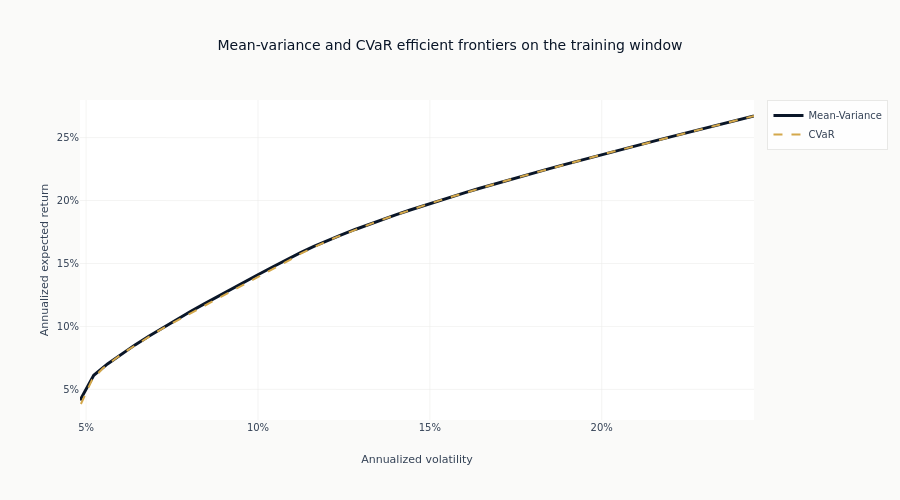

Notebook code cell kept with this figure:
### Code cell
# Plot both efficient frontiers
fig = go.Figure()

fig.add_scatter(
    x=ef_mv["volatility"],
    y=ef_mv["return"],
    mode="lines",
    name="Mean-Variance",
    line=dict(color=COLORS["blue"], width=3),
)

fig.add_scatter(
    x=ef_cvar["volatility"],
    y=ef_cvar["return"],
    mode="lines",
    name="CVaR",
    line=dict(color=COLORS["amber"], width=2, dash="dash"),
)

fig.update_layout(
    title="Mean-variance and CVaR efficient frontiers on the training window",
    xaxis_title="Annualized volatility",
    yaxis_title="Annualized expected return",
    xaxis_tickformat=".0%",
    yaxis_tickformat=".0%",
    height=500,
)
show_plotly_with_alt(
    fig,
    "Two efficient frontiers over the training window, mean-variance and CVaR, annualized volatility against annualized expected return, tracing similar but not identical curves.",
)

### Figure 1 — Plotly figure (JSON) as saved in the notebook; plotly's stock layout.template omitted (floating-point values rounded to 4 significant figures)
{"data": [{"line": {"color": "#0a1628", "width": 3}, "mode": "lines", "name": "Mean-Variance", "type": "scatter", "x": [0.04822, 0.05222, 0.05622, 0.06023, 0.06423, 0.06823, 0.07223, 0.07623, 0.08023, 0.08424, 0.08824, 0.09224, 0.09624, 0.1002, 0.1042, 0.1082, 0.1122, 0.1162, 0.1202, 0.1243, 0.1283, 0.1323, 0.1363, 0.1403, 0.1443, 0.1483, 0.1523, 0.1563, 0.1603, 0.1643, 0.1683, 0.1723, 0.1763, 0.1803, 0.1843, 0.1883, 0.1923, 0.1963, 0.2003, 0.2043, 0.2083, 0.2123, 0.2163, 0.2203, 0.2243, 0.2283, 0.2323, 0.2363, 0.2403, 0.2443], "y": [0.0413, 0.06117, 0.07022, 0.07806, 0.08535, 0.09226, 0.09891, 0.1053, 0.1116, 0.1178, 0.1238, 0.1298, 0.1357, 0.1415, 0.1473, 0.153, 0.1584, 0.1635, 0.1683, 0.1728, 0.177, 0.1811, 0.185, 0.1888, 0.1925, 0.1961, 0.1996, 0.203, 0.2063, 0.2096, 0.2127, 0.2159, 0.2189, 0.222, 0.225, 0.228, 0.2309, 0.2338, 0.2367, 0.2396, 0.2424, 0.2452, 0.248, 0.2508, 0.2536, 0.2563, 0.2591, 0.2618, 0.2645, 0.2672]}, {"line": {"color": "#D4A84B", "dash": "dash", "width": 2}, "mode": "lines", "name": "CVaR", "type": "scatter", "x": [0.04849, 0.05173, 0.05481, 0.05839, 0.0621, 0.0661, 0.07014, 0.07443, 0.07906, 0.08359, 0.08813, 0.09263, 0.09683, 0.1011, 0.1054, 0.1092, 0.1125, 0.1159, 0.1194, 0.123, 0.1266, 0.1302, 0.1341, 0.1379, 0.1418, 0.1457, 0.1497, 0.1538, 0.1578, 0.1618, 0.1659, 0.17, 0.174, 0.1781, 0.1823, 0.1864, 0.1905, 0.1947, 0.1988, 0.2028, 0.2069, 0.211, 0.215, 0.2192, 0.2233, 0.2275, 0.2317, 0.2359, 0.2401, 0.2443], "y": [0.03837, 0.05765, 0.06658, 0.07418, 0.08117, 0.0881, 0.09492, 0.1017, 0.1085, 0.115, 0.1215, 0.1279, 0.1343, 0.1406, 0.147, 0.1527, 0.1579, 0.1626, 0.167, 0.1711, 0.1751, 0.179, 0.1829, 0.1866, 0.1903, 0.1939, 0.1974, 0.2009, 0.2043, 0.2076, 0.2109, 0.2141, 0.2172, 0.2204, 0.2235, 0.2266, 0.2296, 0.2326, 0.2356, 0.2385, 0.2414, 0.2443, 0.2471, 0.25, 0.2529, 0.2558, 0.2586, 0.2615, 0.2643, 0.2672]}], "layout": {"height": 500, "title": {"text": "Mean-variance and CVaR efficient frontiers on the training window"}, "xaxis": {"tickformat": ".0%", "title": {"text": "Annualized volatility"}}, "yaxis": {"tickformat": ".0%", "title": {"text": "Annualized expected return"}}}}
